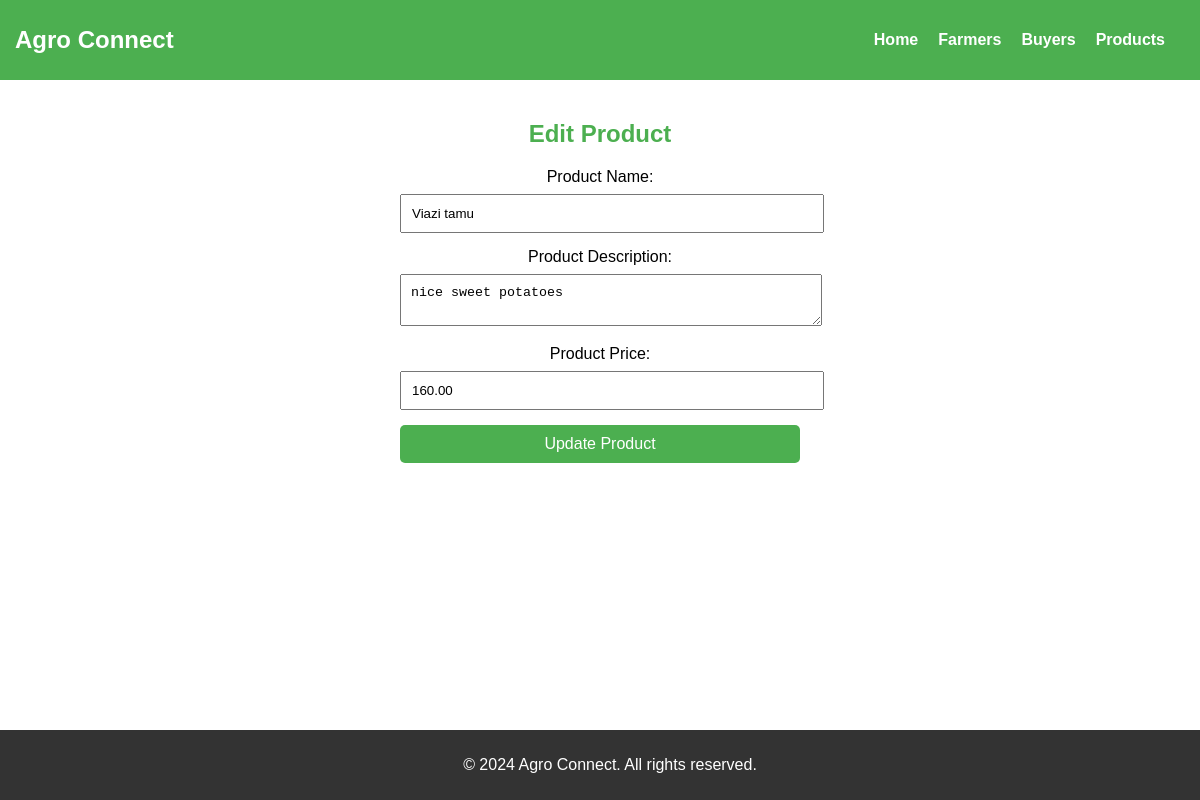
The page /edit_productadmin.php?id=3 on the database its author committed.
### tables this page shows
CREATE TABLE `productsnew` (
  `id` int(11) NOT NULL,
  `product_name` varchar(255) DEFAULT NULL,
  `product_description` text DEFAULT NULL,
  `product_price` decimal(10,2) DEFAULT NULL,
  `farmer_email` varchar(255) DEFAULT NULL,
  `image_path` varchar(255) DEFAULT NULL,
  `created_at` timestamp NOT NULL DEFAULT current_timestamp(),
  `farmer_name` varchar(255) DEFAULT NULL
);

### edit_productadmin.php (the view, shortened to what this page needs)
<?php
include("db_connect.php");
if ($_SERVER["REQUEST_METHOD"] == "POST") {
    $product_id = $_POST["product_id"];
    $product_name = $_POST["product_name"];
    $product_description = $_POST["product_description"];
    $product_price = $_POST["product_price"];
    $sql = "UPDATE productsnew SET
            product_name = '$product_name',
            product_description = '$product_description',
            product_price = '$product_price'
            WHERE id = $product_id";
    $result = mysqli_query($conn, $sql);
    if ($result) {
        header("Location: products_admin.php");
        exit();
    } else {
        $error_message = "Product update failed. Error: " . mysqli_error($conn);
    }
} else {
    $product_id = $_GET["id"];
    $sql = "SELECT * FROM productsnew WHERE id = $product_id";
    $result = mysqli_query($conn, $sql);
    $product = mysqli_fetch_assoc($result);
}
?>
<!DOCTYPE html>
<html lang="en">
<head>
    <link rel="stylesheet" href="farmersadmin.css">
</head>
<body>
    <header>
        <nav>
            <div class="logo"><a href="index.php">Agro Connect</a></div>
            <ul class="nav-links">
                <li><a href="admin_home.php">Home</a></li>
                <li><a href="admin_farmers.php">Farmers</a></li>
                <li><a href="admin_buyers.php">Buyers</a></li>
                <li><a href="admin_products.php">Products</a></li>
            </ul>
        </nav>
    </header>
    <div class="dashboard-container">
        <h2>Edit Product</h2>
        <form method="post" action="">
            <label for="product_name">Product Name:</label>
            <input type="text" id="product_name" name="product_name" value="<?= $product['product_name']; ?>" required>
            <label for="product_description">Product Description:</label>
            <textarea id="product_description" name="product_description" required><?= $product['product_description']; ?></textarea>
            <label for="product_price">Product Price:</label>
            <input type="text" id="product_price" name="product_price" value="<?= $product['product_price']; ?>" required>
            <button type="submit">Update Product</button>
        </form>
    </div>
    <footer>
        <p>&copy; 2024 Agro Connect. All rights reserved.</p>
    </footer>
</body>
</html>

### farmersadmin.css (style rules this page uses)
.logo a { color: white; text-decoration: none; }
.dashboard-container { margin: 20px; text-align: center; }
h2 { color: #4CAF50; }
body { margin: 0; padding: 0; font-family: 'Arial', sans-serif; display: flex; flex-direction: column; min-height: 100vh; }
header { background-color: #4CAF50; padding: 15px; color: white; }
nav { display: flex; justify-content: space-between; align-items: center; }
.logo { font-size: 1.5em; font-weight: bold; }
.nav-links { list-style: none; display: flex; }
.nav-links li { margin-right: 20px; }
.nav-links a { text-decoration: none; color: white; font-weight: bold; transition: color 0.3s; }
button { padding: 10px 20px; font-size: 16px; cursor: pointer; background-color: #4CAF50; color: white; border: none; border-radius: 5px; }
footer { background-color: #333; color: white; text-align: center; padding: 10px; position: fixed; bottom: 0; width: 100%; }
.dashboard-container { margin: 20px; text-align: center; margin-bottom: 70px; }
form { max-width: 400px; margin: 20px auto; }
label { display: block; margin-bottom: 8px; }
input, textarea, button { width: 100%; padding: 10px; margin-bottom: 15px; }
button { background-color: #4CAF50; color: white; border: none; border-radius: 5px; cursor: pointer; }

### rows shown on the page
productsnew: product_name "Viazi tamu", product_description "nice sweet potatoes", product_price "160.00"
